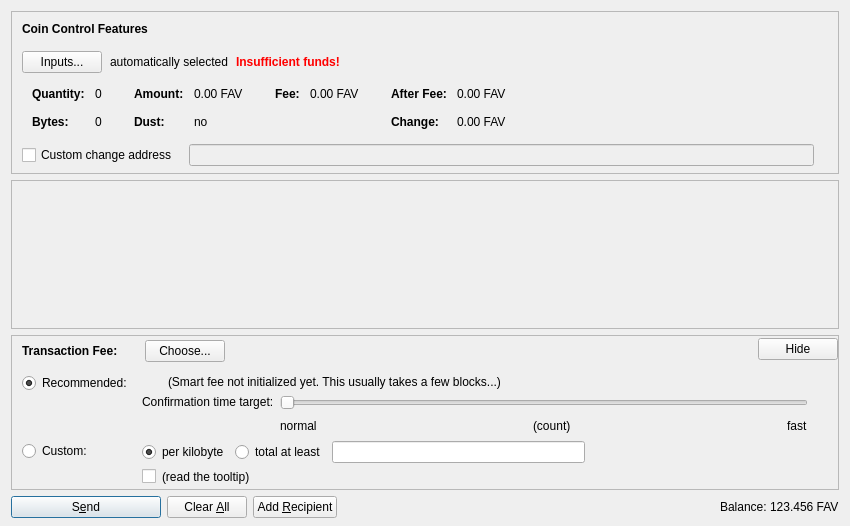
<?xml version="1.0" encoding="UTF-8"?>
<ui version="4.0">
 <class>SendCoinsDialog</class>
 <widget class="QDialog" name="SendCoinsDialog">
  <property name="geometry">
   <rect>
    <x>0</x>
    <y>0</y>
    <width>850</width>
    <height>526</height>
   </rect>
  </property>
  <property name="windowTitle">
   <string>Send Coins</string>
  </property>
  <layout class="QVBoxLayout" name="verticalLayout" stretch="0,1,0,0">
   <property name="bottomMargin">
    <number>8</number>
   </property>
   <item>
    <widget class="QFrame" name="frameCoinControl">
     <property name="sizePolicy">
      <sizepolicy hsizetype="Expanding" vsizetype="Expanding">
       <horstretch>0</horstretch>
       <verstretch>0</verstretch>
      </sizepolicy>
     </property>
     <property name="maximumSize">
      <size>
       <width>16777215</width>
       <height>16777215</height>
      </size>
     </property>
     <property name="frameShape">
      <enum>QFrame::StyledPanel</enum>
     </property>
     <property name="frameShadow">
      <enum>QFrame::Sunken</enum>
     </property>
     <layout class="QVBoxLayout" name="verticalLayoutCoinControl2">
      <property name="spacing">
       <number>0</number>
      </property>
      <property name="leftMargin">
       <number>0</number>
      </property>
      <property name="topMargin">
       <number>0</number>
      </property>
      <property name="rightMargin">
       <number>0</number>
      </property>
      <property name="bottomMargin">
       <number>6</number>
      </property>
      <item>
       <layout class="QVBoxLayout" name="verticalLayoutCoinControl" stretch="0,0,0,0,1">
        <property name="spacing">
         <number>0</number>
        </property>
        <property name="leftMargin">
         <number>10</number>
        </property>
        <property name="topMargin">
         <number>10</number>
        </property>
        <item>
         <layout class="QHBoxLayout" name="horizontalLayoutCoinControl1">
          <property name="bottomMargin">
           <number>15</number>
          </property>
          <item>
           <widget class="QLabel" name="labelCoinControlFeatures">
            <property name="sizePolicy">
             <sizepolicy hsizetype="Preferred" vsizetype="Maximum">
              <horstretch>0</horstretch>
              <verstretch>0</verstretch>
             </sizepolicy>
            </property>
            <property name="font">
             <font>
              <weight>75</weight>
              <bold>true</bold>
             </font>
            </property>
            <property name="styleSheet">
             <string notr="true">font-weight:bold;</string>
            </property>
            <property name="text">
             <string>Coin Control Features</string>
            </property>
           </widget>
          </item>
         </layout>
        </item>
        <item>
         <layout class="QHBoxLayout" name="horizontalLayoutCoinControl2" stretch="0,0,0,0">
          <property name="spacing">
           <number>8</number>
          </property>
          <property name="bottomMargin">
           <number>10</number>
          </property>
          <item>
           <widget class="QPushButton" name="pushButtonCoinControl">
            <property name="styleSheet">
             <string notr="true"/>
            </property>
            <property name="text">
             <string>Inputs...</string>
            </property>
            <property name="autoDefault">
             <bool>false</bool>
            </property>
           </widget>
          </item>
          <item>
           <widget class="QLabel" name="labelCoinControlAutomaticallySelected">
            <property name="text">
             <string>automatically selected</string>
            </property>
            <property name="margin">
             <number>5</number>
            </property>
           </widget>
          </item>
          <item>
           <widget class="QLabel" name="labelCoinControlInsuffFunds">
            <property name="font">
             <font>
              <weight>75</weight>
              <bold>true</bold>
             </font>
            </property>
            <property name="styleSheet">
             <string notr="true">color:red;font-weight:bold;</string>
            </property>
            <property name="text">
             <string>Insufficient funds!</string>
            </property>
            <property name="margin">
             <number>5</number>
            </property>
           </widget>
          </item>
          <item>
           <spacer name="horizontalSpacerCoinControl">
            <property name="orientation">
             <enum>Qt::Horizontal</enum>
            </property>
            <property name="sizeHint" stdset="0">
             <size>
              <width>40</width>
              <height>1</height>
             </size>
            </property>
           </spacer>
          </item>
         </layout>
        </item>
        <item>
         <widget class="QWidget" name="widgetCoinControl" native="true">
          <property name="sizePolicy">
           <sizepolicy hsizetype="Preferred" vsizetype="Preferred">
            <horstretch>0</horstretch>
            <verstretch>0</verstretch>
           </sizepolicy>
          </property>
          <property name="minimumSize">
           <size>
            <width>0</width>
            <height>0</height>
           </size>
          </property>
          <property name="styleSheet">
           <string notr="true"/>
          </property>
          <layout class="QHBoxLayout" name="horizontalLayoutCoinControl5">
           <property name="leftMargin">
            <number>0</number>
           </property>
           <property name="topMargin">
            <number>0</number>
           </property>
           <property name="rightMargin">
            <number>0</number>
           </property>
           <property name="bottomMargin">
            <number>0</number>
           </property>
           <item>
            <layout class="QHBoxLayout" name="horizontalLayoutCoinControl3" stretch="0,0,0,1">
             <property name="spacing">
              <number>20</number>
             </property>
             <property name="topMargin">
              <number>0</number>
             </property>
             <property name="bottomMargin">
              <number>10</number>
             </property>
             <item>
              <layout class="QFormLayout" name="formLayoutCoinControl1">
               <property name="horizontalSpacing">
                <number>10</number>
               </property>
               <property name="verticalSpacing">
                <number>14</number>
               </property>
               <property name="leftMargin">
                <number>10</number>
               </property>
               <property name="topMargin">
                <number>4</number>
               </property>
               <property name="rightMargin">
                <number>6</number>
               </property>
               <item row="0" column="0">
                <widget class="QLabel" name="labelCoinControlQuantityText">
                 <property name="font">
                  <font>
                   <weight>75</weight>
                   <bold>true</bold>
                  </font>
                 </property>
                 <property name="text">
                  <string>Quantity:</string>
                 </property>
                 <property name="margin">
                  <number>0</number>
                 </property>
                </widget>
               </item>
               <item row="0" column="1">
                <widget class="QLabel" name="labelCoinControlQuantity">
                 <property name="cursor">
                  <cursorShape>IBeamCursor</cursorShape>
                 </property>
                 <property name="contextMenuPolicy">
                  <enum>Qt::ActionsContextMenu</enum>
                 </property>
                 <property name="text">
                  <string notr="true">0</string>
                 </property>
                 <property name="margin">
                  <number>0</number>
                 </property>
                 <property name="textInteractionFlags">
                  <set>Qt::LinksAccessibleByMouse|Qt::TextSelectableByKeyboard|Qt::TextSelectableByMouse</set>
                 </property>
                </widget>
               </item>
               <item row="1" column="0">
                <widget class="QLabel" name="labelCoinControlBytesText">
                 <property name="font">
                  <font>
                   <weight>75</weight>
                   <bold>true</bold>
                  </font>
                 </property>
                 <property name="text">
                  <string>Bytes:</string>
                 </property>
                </widget>
               </item>
               <item row="1" column="1">
                <widget class="QLabel" name="labelCoinControlBytes">
                 <property name="cursor">
                  <cursorShape>IBeamCursor</cursorShape>
                 </property>
                 <property name="contextMenuPolicy">
                  <enum>Qt::ActionsContextMenu</enum>
                 </property>
                 <property name="text">
                  <string notr="true">0</string>
                 </property>
                 <property name="textInteractionFlags">
                  <set>Qt::LinksAccessibleByMouse|Qt::TextSelectableByKeyboard|Qt::TextSelectableByMouse</set>
                 </property>
                </widget>
               </item>
              </layout>
             </item>
             <item>
              <layout class="QFormLayout" name="formLayoutCoinControl2">
               <property name="horizontalSpacing">
                <number>10</number>
               </property>
               <property name="verticalSpacing">
                <number>14</number>
               </property>
               <property name="leftMargin">
                <number>6</number>
               </property>
               <property name="topMargin">
                <number>4</number>
               </property>
               <property name="rightMargin">
                <number>6</number>
               </property>
               <item row="0" column="0">
                <widget class="QLabel" name="labelCoinControlAmountText">
                 <property name="font">
                  <font>
                   <weight>75</weight>
                   <bold>true</bold>
                  </font>
                 </property>
                 <property name="text">
                  <string>Amount:</string>
                 </property>
                 <property name="margin">
                  <number>0</number>
                 </property>
                </widget>
               </item>
               <item row="0" column="1">
                <widget class="QLabel" name="labelCoinControlAmount">
                 <property name="cursor">
                  <cursorShape>IBeamCursor</cursorShape>
                 </property>
                 <property name="contextMenuPolicy">
                  <enum>Qt::ActionsContextMenu</enum>
                 </property>
                 <property name="text">
                  <string notr="true">0.00 FAV</string>
                 </property>
                 <property name="textInteractionFlags">
                  <set>Qt::LinksAccessibleByMouse|Qt::TextSelectableByKeyboard|Qt::TextSelectableByMouse</set>
                 </property>
                </widget>
               </item>
               <item row="1" column="0">
                <widget class="QLabel" name="labelCoinControlLowOutputText">
                 <property name="font">
                  <font>
                   <weight>75</weight>
                   <bold>true</bold>
                  </font>
                 </property>
                 <property name="text">
                  <string>Dust:</string>
                 </property>
                </widget>
               </item>
               <item row="1" column="1">
                <widget class="QLabel" name="labelCoinControlLowOutput">
                 <property name="cursor">
                  <cursorShape>IBeamCursor</cursorShape>
                 </property>
                 <property name="contextMenuPolicy">
                  <enum>Qt::ActionsContextMenu</enum>
                 </property>
                 <property name="text">
                  <string notr="true">no</string>
                 </property>
                 <property name="textInteractionFlags">
                  <set>Qt::LinksAccessibleByMouse|Qt::TextSelectableByKeyboard|Qt::TextSelectableByMouse</set>
                 </property>
                </widget>
               </item>
              </layout>
             </item>
             <item>
              <layout class="QFormLayout" name="formLayoutCoinControl3">
               <property name="horizontalSpacing">
                <number>10</number>
               </property>
               <property name="verticalSpacing">
                <number>14</number>
               </property>
               <property name="leftMargin">
                <number>6</number>
               </property>
               <property name="topMargin">
                <number>4</number>
               </property>
               <property name="rightMargin">
                <number>6</number>
               </property>
               <item row="0" column="0">
                <widget class="QLabel" name="labelCoinControlFeeText">
                 <property name="font">
                  <font>
                   <weight>75</weight>
                   <bold>true</bold>
                  </font>
                 </property>
                 <property name="text">
                  <string>Fee:</string>
                 </property>
                 <property name="margin">
                  <number>0</number>
                 </property>
                </widget>
               </item>
               <item row="0" column="1">
                <widget class="QLabel" name="labelCoinControlFee">
                 <property name="cursor">
                  <cursorShape>IBeamCursor</cursorShape>
                 </property>
                 <property name="contextMenuPolicy">
                  <enum>Qt::ActionsContextMenu</enum>
                 </property>
                 <property name="text">
                  <string notr="true">0.00 FAV</string>
                 </property>
                 <property name="textInteractionFlags">
                  <set>Qt::LinksAccessibleByMouse|Qt::TextSelectableByKeyboard|Qt::TextSelectableByMouse</set>
                 </property>
                </widget>
               </item>
              </layout>
             </item>
             <item>
              <layout class="QFormLayout" name="formLayoutCoinControl4">
               <property name="horizontalSpacing">
                <number>10</number>
               </property>
               <property name="verticalSpacing">
                <number>14</number>
               </property>
               <property name="leftMargin">
                <number>6</number>
               </property>
               <property name="topMargin">
                <number>4</number>
               </property>
               <property name="rightMargin">
                <number>6</number>
               </property>
               <item row="0" column="0">
                <widget class="QLabel" name="labelCoinControlAfterFeeText">
                 <property name="font">
                  <font>
                   <weight>75</weight>
                   <bold>true</bold>
                  </font>
                 </property>
                 <property name="text">
                  <string>After Fee:</string>
                 </property>
                 <property name="margin">
                  <number>0</number>
                 </property>
                </widget>
               </item>
               <item row="0" column="1">
                <widget class="QLabel" name="labelCoinControlAfterFee">
                 <property name="cursor">
                  <cursorShape>IBeamCursor</cursorShape>
                 </property>
                 <property name="contextMenuPolicy">
                  <enum>Qt::ActionsContextMenu</enum>
                 </property>
                 <property name="text">
                  <string notr="true">0.00 FAV</string>
                 </property>
                 <property name="textInteractionFlags">
                  <set>Qt::LinksAccessibleByMouse|Qt::TextSelectableByKeyboard|Qt::TextSelectableByMouse</set>
                 </property>
                </widget>
               </item>
               <item row="1" column="0">
                <widget class="QLabel" name="labelCoinControlChangeText">
                 <property name="font">
                  <font>
                   <weight>75</weight>
                   <bold>true</bold>
                  </font>
                 </property>
                 <property name="text">
                  <string>Change:</string>
                 </property>
                </widget>
               </item>
               <item row="1" column="1">
                <widget class="QLabel" name="labelCoinControlChange">
                 <property name="cursor">
                  <cursorShape>IBeamCursor</cursorShape>
                 </property>
                 <property name="contextMenuPolicy">
                  <enum>Qt::ActionsContextMenu</enum>
                 </property>
                 <property name="text">
                  <string notr="true">0.00 FAV</string>
                 </property>
                 <property name="textInteractionFlags">
                  <set>Qt::LinksAccessibleByMouse|Qt::TextSelectableByKeyboard|Qt::TextSelectableByMouse</set>
                 </property>
                </widget>
               </item>
              </layout>
             </item>
            </layout>
           </item>
          </layout>
         </widget>
        </item>
        <item>
         <layout class="QHBoxLayout" name="horizontalLayoutCoinControl4" stretch="0,0,0">
          <property name="spacing">
           <number>12</number>
          </property>
          <property name="sizeConstraint">
           <enum>QLayout::SetDefaultConstraint</enum>
          </property>
          <property name="topMargin">
           <number>5</number>
          </property>
          <property name="rightMargin">
           <number>5</number>
          </property>
          <item>
           <widget class="QCheckBox" name="checkBoxCoinControlChange">
            <property name="toolTip">
             <string>If this is activated, but the change address is empty or invalid, change will be sent to a newly generated address.</string>
            </property>
            <property name="text">
             <string>Custom change address</string>
            </property>
           </widget>
          </item>
          <item>
           <widget class="QValidatedLineEdit" name="lineEditCoinControlChange">
            <property name="enabled">
             <bool>false</bool>
            </property>
            <property name="sizePolicy">
             <sizepolicy hsizetype="Expanding" vsizetype="Fixed">
              <horstretch>0</horstretch>
              <verstretch>0</verstretch>
             </sizepolicy>
            </property>
           </widget>
          </item>
          <item>
           <widget class="QLabel" name="labelCoinControlChangeLabel">
            <property name="sizePolicy">
             <sizepolicy hsizetype="Preferred" vsizetype="Expanding">
              <horstretch>0</horstretch>
              <verstretch>0</verstretch>
             </sizepolicy>
            </property>
            <property name="minimumSize">
             <size>
              <width>0</width>
              <height>0</height>
             </size>
            </property>
            <property name="text">
             <string/>
            </property>
            <property name="margin">
             <number>3</number>
            </property>
           </widget>
          </item>
         </layout>
        </item>
        <item>
         <spacer name="verticalSpacerCoinControl">
          <property name="orientation">
           <enum>Qt::Vertical</enum>
          </property>
          <property name="sizeHint" stdset="0">
           <size>
            <width>800</width>
            <height>1</height>
           </size>
          </property>
         </spacer>
        </item>
       </layout>
      </item>
     </layout>
    </widget>
   </item>
   <item>
    <widget class="QScrollArea" name="scrollArea">
     <property name="widgetResizable">
      <bool>true</bool>
     </property>
     <widget class="QWidget" name="scrollAreaWidgetContents">
      <property name="geometry">
       <rect>
        <x>0</x>
        <y>0</y>
        <width>830</width>
        <height>104</height>
       </rect>
      </property>
      <layout class="QVBoxLayout" name="verticalLayout_2" stretch="0,1">
       <property name="leftMargin">
        <number>0</number>
       </property>
       <property name="topMargin">
        <number>0</number>
       </property>
       <property name="rightMargin">
        <number>0</number>
       </property>
       <property name="bottomMargin">
        <number>0</number>
       </property>
       <item>
        <layout class="QVBoxLayout" name="entries">
         <property name="spacing">
          <number>6</number>
         </property>
        </layout>
       </item>
       <item>
        <spacer name="verticalSpacer">
         <property name="orientation">
          <enum>Qt::Vertical</enum>
         </property>
         <property name="sizeHint" stdset="0">
          <size>
           <width>20</width>
           <height>40</height>
          </size>
         </property>
        </spacer>
       </item>
      </layout>
     </widget>
    </widget>
   </item>
   <item>
    <widget class="QFrame" name="frameFee">
     <property name="sizePolicy">
      <sizepolicy hsizetype="Expanding" vsizetype="Expanding">
       <horstretch>0</horstretch>
       <verstretch>0</verstretch>
      </sizepolicy>
     </property>
     <property name="maximumSize">
      <size>
       <width>16777215</width>
       <height>16777215</height>
      </size>
     </property>
     <property name="frameShape">
      <enum>QFrame::StyledPanel</enum>
     </property>
     <property name="frameShadow">
      <enum>QFrame::Sunken</enum>
     </property>
     <layout class="QVBoxLayout" name="verticalLayoutFee1">
      <property name="spacing">
       <number>0</number>
      </property>
      <property name="leftMargin">
       <number>0</number>
      </property>
      <property name="topMargin">
       <number>0</number>
      </property>
      <property name="rightMargin">
       <number>0</number>
      </property>
      <property name="bottomMargin">
       <number>0</number>
      </property>
      <item>
       <layout class="QVBoxLayout" name="verticalLayoutFee2" stretch="0,0,0">
        <property name="spacing">
         <number>0</number>
        </property>
        <property name="leftMargin">
         <number>10</number>
        </property>
        <property name="topMargin">
         <number>0</number>
        </property>
        <item>
         <layout class="QHBoxLayout" name="horizontalLayoutFee1">
          <property name="bottomMargin">
           <number>0</number>
          </property>
          <item>
           <layout class="QVBoxLayout" name="verticalLayoutFee7">
            <property name="spacing">
             <number>0</number>
            </property>
            <item>
             <spacer name="verticalSpacerSmartFee">
              <property name="orientation">
               <enum>Qt::Vertical</enum>
              </property>
              <property name="sizeType">
               <enum>QSizePolicy::Fixed</enum>
              </property>
              <property name="sizeHint" stdset="0">
               <size>
                <width>1</width>
                <height>4</height>
               </size>
              </property>
             </spacer>
            </item>
            <item>
             <layout class="QHBoxLayout" name="horizontalLayoutSmartFee">
              <property name="spacing">
               <number>10</number>
              </property>
              <item>
               <widget class="QLabel" name="labelFeeHeadline">
                <property name="sizePolicy">
                 <sizepolicy hsizetype="Preferred" vsizetype="Maximum">
                  <horstretch>0</horstretch>
                  <verstretch>0</verstretch>
                 </sizepolicy>
                </property>
                <property name="font">
                 <font>
                  <weight>75</weight>
                  <bold>true</bold>
                 </font>
                </property>
                <property name="styleSheet">
                 <string notr="true">font-weight:bold;</string>
                </property>
                <property name="text">
                 <string>Transaction Fee:</string>
                </property>
               </widget>
              </item>
              <item>
               <widget class="QLabel" name="labelFeeMinimized">
                <property name="text">
                 <string/>
                </property>
               </widget>
              </item>
              <item>
               <widget class="QPushButton" name="buttonChooseFee">
                <property name="text">
                 <string>Choose...</string>
                </property>
               </widget>
              </item>
             </layout>
            </item>
            <item>
             <spacer name="verticalSpacer_5">
              <property name="orientation">
               <enum>Qt::Vertical</enum>
              </property>
              <property name="sizeHint" stdset="0">
               <size>
                <width>1</width>
                <height>1</height>
               </size>
              </property>
             </spacer>
            </item>
           </layout>
          </item>
          <item>
           <spacer name="horizontalSpacer_4">
            <property name="orientation">
             <enum>Qt::Horizontal</enum>
            </property>
            <property name="sizeHint" stdset="0">
             <size>
              <width>40</width>
              <height>20</height>
             </size>
            </property>
           </spacer>
          </item>
          <item>
           <widget class="QPushButton" name="buttonMinimizeFee">
            <property name="toolTip">
             <string>collapse fee-settings</string>
            </property>
            <property name="text">
             <string>Hide</string>
            </property>
           </widget>
          </item>
         </layout>
        </item>
        <item>
         <widget class="QFrame" name="frameFeeSelection">
          <layout class="QVBoxLayout" name="verticalLayoutFee12">
           <property name="spacing">
            <number>0</number>
           </property>
           <property name="leftMargin">
            <number>0</number>
           </property>
           <property name="topMargin">
            <number>0</number>
           </property>
           <property name="rightMargin">
            <number>0</number>
           </property>
           <property name="bottomMargin">
            <number>0</number>
           </property>
           <item>
            <layout class="QGridLayout" name="gridLayoutFee">
             <property name="topMargin">
              <number>10</number>
             </property>
             <property name="bottomMargin">
              <number>4</number>
             </property>
             <property name="horizontalSpacing">
              <number>10</number>
             </property>
             <property name="verticalSpacing">
              <number>4</number>
             </property>
             <item row="1" column="1">
              <layout class="QVBoxLayout" name="verticalLayoutFee8">
               <property name="spacing">
                <number>6</number>
               </property>
               <item>
                <layout class="QHBoxLayout" name="horizontalLayoutFee13">
                 <item>
                  <widget class="QRadioButton" name="radioCustomPerKilobyte">
                   <property name="toolTip">
                    <string>If the custom fee is set to 1000 satoshis and the transaction is only 250 bytes, then &quot;per kilobyte&quot; only pays 250 satoshis in fee, while &quot;total at least&quot; pays 1000 satoshis. For transactions bigger than a kilobyte both pay by kilobyte.</string>
                   </property>
                   <property name="text">
                    <string>per kilobyte</string>
                   </property>
                   <property name="checked">
                    <bool>true</bool>
                   </property>
                   <attribute name="buttonGroup">
                    <string notr="true">groupCustomFee</string>
                   </attribute>
                  </widget>
                 </item>
                 <item>
                  <widget class="QRadioButton" name="radioCustomAtLeast">
                   <property name="toolTip">
                    <string>If the custom fee is set to 1000 satoshis and the transaction is only 250 bytes, then &quot;per kilobyte&quot; only pays 250 satoshis in fee, while &quot;total at least&quot; pays 1000 satoshis. For transactions bigger than a kilobyte both pay by kilobyte.</string>
                   </property>
                   <property name="text">
                    <string>total at least</string>
                   </property>
                   <attribute name="buttonGroup">
                    <string notr="true">groupCustomFee</string>
                   </attribute>
                  </widget>
                 </item>
                 <item>
                  <widget class="BitcoinAmountField" name="customFee"/>
                 </item>
                 <item>
                  <spacer name="horizontalSpacer_6">
                   <property name="orientation">
                    <enum>Qt::Horizontal</enum>
                   </property>
                   <property name="sizeHint" stdset="0">
                    <size>
                     <width>1</width>
                     <height>1</height>
                    </size>
                   </property>
                  </spacer>
                 </item>
                </layout>
               </item>
               <item>
                <layout class="QHBoxLayout" name="horizontalLayoutFee8">
                 <item>
                  <widget class="QCheckBox" name="checkBoxMinimumFee">
                   <property name="toolTip">
                    <string>Paying only the minimum fee is just fine as long as there is less transaction volume than space in the blocks. But be aware that this can end up in a never confirming transaction once there is more demand for favorcoin transactions than the network can process.</string>
                   </property>
                   <property name="text">
                    <string/>
                   </property>
                  </widget>
                 </item>
                 <item>
                  <widget class="QLabel" name="labelMinFeeWarning">
                   <property name="enabled">
                    <bool>true</bool>
                   </property>
                   <property name="toolTip">
                    <string>Paying only the minimum fee is just fine as long as there is less transaction volume than space in the blocks. But be aware that this can end up in a never confirming transaction once there is more demand for favorcoin transactions than the network can process.</string>
                   </property>
                   <property name="text">
                    <string>(read the tooltip)</string>
                   </property>
                   <property name="margin">
                    <number>5</number>
                   </property>
                  </widget>
                 </item>
                 <item>
                  <spacer name="horizontalSpacer_2">
                   <property name="orientation">
                    <enum>Qt::Horizontal</enum>
                   </property>
                   <property name="sizeHint" stdset="0">
                    <size>
                     <width>1</width>
                     <height>1</height>
                    </size>
                   </property>
                  </spacer>
                 </item>
                </layout>
               </item>
              </layout>
             </item>
             <item row="0" column="0">
              <layout class="QVBoxLayout" name="verticalLayoutFee4" stretch="0,1">
               <item>
                <widget class="QRadioButton" name="radioSmartFee">
                 <property name="text">
                  <string>Recommended:</string>
                 </property>
                 <property name="checked">
                  <bool>true</bool>
                 </property>
                 <attribute name="buttonGroup">
                  <string notr="true">groupFee</string>
                 </attribute>
                </widget>
               </item>
               <item>
                <spacer name="verticalSpacer_2">
                 <property name="orientation">
                  <enum>Qt::Vertical</enum>
                 </property>
                 <property name="sizeHint" stdset="0">
                  <size>
                   <width>1</width>
                   <height>1</height>
                  </size>
                 </property>
                </spacer>
               </item>
              </layout>
             </item>
             <item row="1" column="0">
              <layout class="QVBoxLayout" name="verticalLayoutFee9" stretch="0,1">
               <item>
                <widget class="QRadioButton" name="radioCustomFee">
                 <property name="text">
                  <string>Custom:</string>
                 </property>
                 <attribute name="buttonGroup">
                  <string notr="true">groupFee</string>
                 </attribute>
                </widget>
               </item>
               <item>
                <spacer name="verticalSpacer_6">
                 <property name="orientation">
                  <enum>Qt::Vertical</enum>
                 </property>
                 <property name="sizeHint" stdset="0">
                  <size>
                   <width>1</width>
                   <height>1</height>
                  </size>
                 </property>
                </spacer>
               </item>
              </layout>
             </item>
             <item row="0" column="1">
              <layout class="QVBoxLayout" name="verticalLayoutFee3" stretch="0,0,1">
               <property name="spacing">
                <number>6</number>
               </property>
               <property name="topMargin">
                <number>2</number>
               </property>
               <item>
                <layout class="QHBoxLayout" name="horizontalLayoutFee12">
                 <item>
                  <widget class="QLabel" name="labelSmartFee">
                   <property name="text">
                    <string/>
                   </property>
                   <property name="margin">
                    <number>2</number>
                   </property>
                  </widget>
                 </item>
                 <item>
                  <widget class="QLabel" name="labelFeeEstimation">
                   <property name="text">
                    <string/>
                   </property>
                  </widget>
                 </item>
                 <item>
                  <widget class="QLabel" name="labelSmartFee2">
                   <property name="text">
                    <string>(Smart fee not initialized yet. This usually takes a few blocks...)</string>
                   </property>
                   <property name="margin">
                    <number>2</number>
                   </property>
                  </widget>
                 </item>
                 <item>
                  <spacer name="horizontalSpacer_5">
                   <property name="orientation">
                    <enum>Qt::Horizontal</enum>
                   </property>
                   <property name="sizeHint" stdset="0">
                    <size>
                     <width>1</width>
                     <height>1</height>
                    </size>
                   </property>
                  </spacer>
                 </item>
                </layout>
               </item>
               <item>
                <layout class="QHBoxLayout" name="horizontalLayoutFee9">
                 <item>
                  <layout class="QVBoxLayout" name="verticalLayoutFee6">
                   <item>
                    <widget class="QLabel" name="labelSmartFee3">
                     <property name="text">
                      <string>Confirmation time target:</string>
                     </property>
                     <property name="margin">
                      <number>2</number>
                     </property>
                    </widget>
                   </item>
                   <item>
                    <spacer name="verticalSpacer_3">
                     <property name="orientation">
                      <enum>Qt::Vertical</enum>
                     </property>
                     <property name="sizeHint" stdset="0">
                      <size>
                       <width>1</width>
                       <height>1</height>
                      </size>
                     </property>
                    </spacer>
                   </item>
                  </layout>
                 </item>
                 <item>
                  <layout class="QVBoxLayout" name="verticalLayoutFee5">
                   <property name="rightMargin">
                    <number>30</number>
                   </property>
                   <item>
                    <widget class="QSlider" name="sliderSmartFee">
                     <property name="minimum">
                      <number>0</number>
                     </property>
                     <property name="maximum">
                      <number>23</number>
                     </property>
                     <property name="pageStep">
                      <number>1</number>
                     </property>
                     <property name="value">
                      <number>0</number>
                     </property>
                     <property name="orientation">
                      <enum>Qt::Horizontal</enum>
                     </property>
                     <property name="invertedAppearance">
                      <bool>false</bool>
                     </property>
                     <property name="invertedControls">
                      <bool>false</bool>
                     </property>
                     <property name="tickPosition">
                      <enum>QSlider::NoTicks</enum>
                     </property>
                    </widget>
                   </item>
                   <item>
                    <layout class="QHBoxLayout" name="horizontalLayoutFee10">
                     <item>
                      <widget class="QLabel" name="labelSmartFeeNormal">
                       <property name="text">
                        <string>normal</string>
                       </property>
                      </widget>
                     </item>
                     <item>
                      <spacer name="horizontalSpacer_7">
                       <property name="orientation">
                        <enum>Qt::Horizontal</enum>
                       </property>
                       <property name="sizeHint" stdset="0">
                        <size>
                         <width>40</width>
                         <height>20</height>
                        </size>
                       </property>
                      </spacer>
                     </item>
                     <item>
                      <widget class="QLabel" name="confirmationTargetLabel">
                       <property name="text">
                        <string notr="true">(count)</string>
                       </property>
                      </widget>
                     </item>
                     <item>
                      <spacer name="horizontalSpacer_3">
                       <property name="orientation">
                        <enum>Qt::Horizontal</enum>
                       </property>
                       <property name="sizeHint" stdset="0">
                        <size>
                         <width>40</width>
                         <height>20</height>
                        </size>
                       </property>
                      </spacer>
                     </item>
                     <item>
                      <widget class="QLabel" name="labelSmartFeeFast">
                       <property name="text">
                        <string>fast</string>
                       </property>
                      </widget>
                     </item>
                    </layout>
                   </item>
                  </layout>
                 </item>
                </layout>
               </item>
               <item>
                <spacer name="verticalSpacer_4">
                 <property name="orientation">
                  <enum>Qt::Vertical</enum>
                 </property>
                 <property name="sizeHint" stdset="0">
                  <size>
                   <width>1</width>
                   <height>1</height>
                  </size>
                 </property>
                </spacer>
               </item>
              </layout>
             </item>
            </layout>
           </item>
          </layout>
         </widget>
        </item>
        <item>
         <spacer name="verticalSpacerFee">
          <property name="orientation">
           <enum>Qt::Vertical</enum>
          </property>
          <property name="sizeHint" stdset="0">
           <size>
            <width>800</width>
            <height>1</height>
           </size>
          </property>
         </spacer>
        </item>
       </layout>
      </item>
     </layout>
    </widget>
   </item>
   <item>
    <layout class="QHBoxLayout" name="horizontalLayout">
     <item>
      <widget class="QPushButton" name="sendButton">
       <property name="minimumSize">
        <size>
         <width>150</width>
         <height>0</height>
        </size>
       </property>
       <property name="toolTip">
        <string>Confirm the send action</string>
       </property>
       <property name="text">
        <string>S&amp;end</string>
       </property>
       <property name="icon">
        <iconset resource="../bitcoin.qrc">
         <normaloff>:/icons/send</normaloff>:/icons/send</iconset>
       </property>
       <property name="autoDefault">
        <bool>false</bool>
       </property>
       <property name="default">
        <bool>true</bool>
       </property>
      </widget>
     </item>
     <item>
      <widget class="QPushButton" name="clearButton">
       <property name="sizePolicy">
        <sizepolicy hsizetype="Minimum" vsizetype="Fixed">
         <horstretch>0</horstretch>
         <verstretch>0</verstretch>
        </sizepolicy>
       </property>
       <property name="toolTip">
        <string>Clear all fields of the form.</string>
       </property>
       <property name="text">
        <string>Clear &amp;All</string>
       </property>
       <property name="icon">
        <iconset resource="../bitcoin.qrc">
         <normaloff>:/icons/remove</normaloff>:/icons/remove</iconset>
       </property>
       <property name="autoDefault">
        <bool>false</bool>
       </property>
      </widget>
     </item>
     <item>
      <widget class="QPushButton" name="addButton">
       <property name="toolTip">
        <string>Send to multiple recipients at once</string>
       </property>
       <property name="text">
        <string>Add &amp;Recipient</string>
       </property>
       <property name="icon">
        <iconset resource="../bitcoin.qrc">
         <normaloff>:/icons/add</normaloff>:/icons/add</iconset>
       </property>
       <property name="autoDefault">
        <bool>false</bool>
       </property>
      </widget>
     </item>
     <item>
      <spacer name="horizontalSpacer">
       <property name="orientation">
        <enum>Qt::Horizontal</enum>
       </property>
       <property name="sizeHint" stdset="0">
        <size>
         <width>40</width>
         <height>20</height>
        </size>
       </property>
      </spacer>
     </item>
     <item>
      <layout class="QHBoxLayout" name="horizontalLayout_2">
       <property name="spacing">
        <number>3</number>
       </property>
       <item>
        <widget class="QLabel" name="label">
         <property name="sizePolicy">
          <sizepolicy hsizetype="Preferred" vsizetype="Fixed">
           <horstretch>0</horstretch>
           <verstretch>0</verstretch>
          </sizepolicy>
         </property>
         <property name="text">
          <string>Balance:</string>
         </property>
        </widget>
       </item>
       <item>
        <widget class="QLabel" name="labelBalance">
         <property name="sizePolicy">
          <sizepolicy hsizetype="Preferred" vsizetype="Fixed">
           <horstretch>0</horstretch>
           <verstretch>0</verstretch>
          </sizepolicy>
         </property>
         <property name="cursor">
          <cursorShape>IBeamCursor</cursorShape>
         </property>
         <property name="text">
          <string notr="true">123.456 FAV</string>
         </property>
         <property name="textInteractionFlags">
          <set>Qt::LinksAccessibleByMouse|Qt::TextSelectableByKeyboard|Qt::TextSelectableByMouse</set>
         </property>
        </widget>
       </item>
      </layout>
     </item>
    </layout>
   </item>
  </layout>
 </widget>
 <customwidgets>
  <customwidget>
   <class>QValidatedLineEdit</class>
   <extends>QLineEdit</extends>
   <header>qvalidatedlineedit.h</header>
  </customwidget>
  <customwidget>
   <class>BitcoinAmountField</class>
   <extends>QLineEdit</extends>
   <header>bitcoinamountfield.h</header>
   <container>1</container>
  </customwidget>
 </customwidgets>
 <resources>
  <include location="../bitcoin.qrc"/>
 </resources>
 <connections/>
 <buttongroups>
  <buttongroup name="groupFee"/>
  <buttongroup name="groupCustomFee"/>
 </buttongroups>
</ui>
